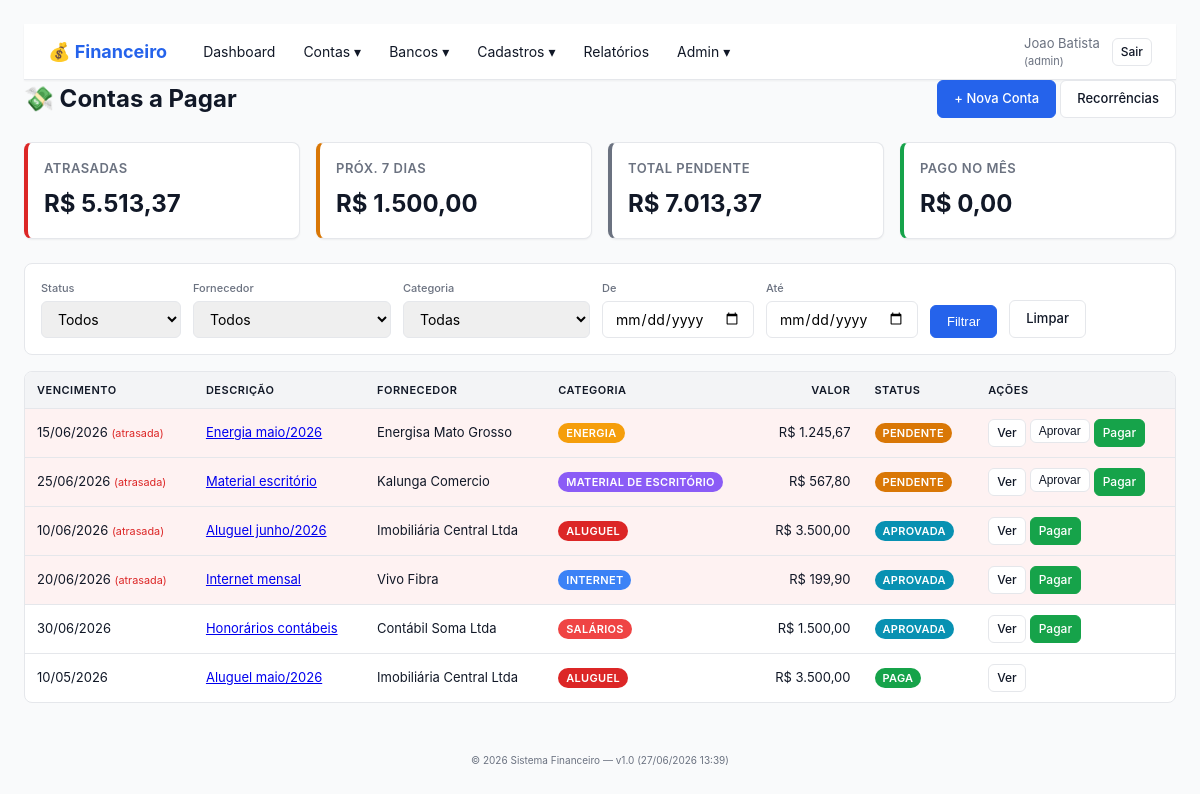
Page /contas_pagar.php (signed in) on the committed database.
### tables this page shows
CREATE TABLE contas_pagar (
    id INT(11) NOT NULL AUTO_INCREMENT,
    empresa_id INT(11) NOT NULL,
    fornecedor_id INT(11) NOT NULL,
    categoria_id INT(11) NOT NULL,
    descricao VARCHAR(255) NOT NULL,
    numero_documento VARCHAR(100),
    valor DECIMAL(15,2) NOT NULL,
    data_emissao DATE NOT NULL,
    data_vencimento DATE NOT NULL,
    data_pagamento DATE NULL,
    valor_pago DECIMAL(15,2) NULL,
    forma_pagamento ENUM('boleto','pix','transferencia','dinheiro','cartao','cheque','outros') DEFAULT 'boleto',
    conta_bancaria_id INT(11) NULL COMMENT 'Conta de onde saiu o dinheiro (quando paga)',
    status ENUM('pendente','aprovada','paga','cancelada') NOT NULL DEFAULT 'pendente',
    parcelas INT(11) DEFAULT 1 COMMENT '1 = a vista, >1 = parcelado',
    parcela_atual INT(11) DEFAULT 1,
    conta_pai_id INT(11) NULL COMMENT 'ID da conta original quando for parcela',
    observacoes TEXT,
    usuario_criacao_id INT(11) NOT NULL,
    usuario_aprovacao_id INT(11) NULL,
    usuario_pagamento_id INT(11) NULL,
    data_aprovacao DATETIME NULL,
    data_criacao TIMESTAMP DEFAULT CURRENT_TIMESTAMP,
    PRIMARY KEY (id),
    INDEX idx_empresa (empresa_id),
    INDEX idx_fornecedor (fornecedor_id),
    INDEX idx_categoria (categoria_id),
    INDEX idx_vencimento (data_vencimento),
    INDEX idx_status (status),
    INDEX idx_conta_pai (conta_pai_id),
    INDEX idx_conta_bancaria (conta_bancaria_id),
    FOREIGN KEY (empresa_id) REFERENCES empresas(id) ON DELETE CASCADE,
    FOREIGN KEY (fornecedor_id) REFERENCES fornecedores(id) ON DELETE RESTRICT,
    FOREIGN KEY (categoria_id) REFERENCES categorias(id) ON DELETE RESTRICT,
    FOREIGN KEY (conta_bancaria_id) REFERENCES contas_bancarias(id) ON DELETE SET NULL,
    FOREIGN KEY (conta_pai_id) REFERENCES contas_pagar(id) ON DELETE CASCADE
);

CREATE TABLE fornecedores (
    id INT(11) NOT NULL AUTO_INCREMENT,
    empresa_id INT(11) NOT NULL,
    razao_social VARCHAR(200) NOT NULL,
    nome_fantasia VARCHAR(100),
    cnpj VARCHAR(20),
    inscricao_estadual VARCHAR(20),
    endereco VARCHAR(255),
    cidade VARCHAR(100),
    uf CHAR(2),
    cep VARCHAR(10),
    telefone VARCHAR(20),
    email VARCHAR(150),
    contato VARCHAR(100),
    observacoes TEXT,
    ativo TINYINT(1) DEFAULT 1,
    data_criacao TIMESTAMP DEFAULT CURRENT_TIMESTAMP,
    PRIMARY KEY (id),
    INDEX idx_empresa (empresa_id),
    INDEX idx_razao_social (razao_social),
    INDEX idx_cnpj (cnpj),
    INDEX idx_ativo (ativo),
    FOREIGN KEY (empresa_id) REFERENCES empresas(id) ON DELETE CASCADE
);

CREATE TABLE categorias (
    id INT(11) NOT NULL AUTO_INCREMENT,
    empresa_id INT(11) NOT NULL,
    nome VARCHAR(100) NOT NULL,
    tipo ENUM('despesa','receita','ambos') DEFAULT 'despesa',
    cor VARCHAR(7) DEFAULT '#6c757d' COMMENT 'Cor em hex (#RRGGBB)',
    descricao VARCHAR(255),
    ativo TINYINT(1) DEFAULT 1,
    data_criacao TIMESTAMP DEFAULT CURRENT_TIMESTAMP,
    PRIMARY KEY (id),
    INDEX idx_empresa (empresa_id),
    INDEX idx_nome (nome),
    INDEX idx_tipo (tipo),
    FOREIGN KEY (empresa_id) REFERENCES empresas(id) ON DELETE CASCADE
);

### src/lib/Helper.php (called while the page is built, shortened)
<?php
function layout(string $titulo, string $view, array $vars = []): void
{
    extract($vars, EXTR_SKIP);
    require FINANCEIRO_SRC . '/views/layout/header.php';
    require FINANCEIRO_SRC . '/views/layout/navbar.php';
    require FINANCEIRO_SRC . '/views/' . $view;
    require FINANCEIRO_SRC . '/views/layout/footer.php';
}
function dataIsoParaBr(?string $data): ?string
{
    $partes = explode('-', $data);
    return $partes[2] . '/' . $partes[1] . '/' . $partes[0];
}

### src/controllers/ContasPagarController.php (called while the page is built, shortened)
<?php
final class ContasPagarController
{
    public function index(): void
    {
        $empresaId = Auth::user()['empresa_id'];
        $status       = $_GET['status']       ?? '';
        $fornecedorId = (int)($_GET['fornecedor_id'] ?? 0);
        $categoriaId  = (int)($_GET['categoria_id']  ?? 0);
        $dataInicio   = $_GET['data_inicio']   ?? '';
        $dataFim      = $_GET['data_fim']      ?? '';
        $sql = '
            SELECT cp.*,
                   f.razao_social AS fornecedor_nome,
                   cat.nome AS categoria_nome,
                   cat.cor AS categoria_cor,
                   cb.descricao AS conta_bancaria_descricao,
                   u.nome AS usuario_criacao_nome
            FROM contas_pagar cp
            JOIN fornecedores f ON f.id = cp.fornecedor_id
            JOIN categorias cat ON cat.id = cp.categoria_id
            LEFT JOIN contas_bancarias cb ON cb.id = cp.conta_bancaria_id
            JOIN usuarios u ON u.id = cp.usuario_criacao_id
            WHERE cp.empresa_id = ?
        ';
        $params = [$empresaId];
        $sql .= ' ORDER BY cp.status, cp.data_vencimento ASC';
        $db = Database::getConnection();
        $stmt = $db->prepare($sql);
        $stmt->execute($params);
        $contas = $stmt->fetchAll();
        $fornecedores = $this->listarFornecedores($empresaId);
        $categorias   = $this->listarCategorias($empresaId);
        $resumo       = $this->calcularResumo($empresaId);
        layout('Contas a Pagar', 'contas_pagar/index.php', [
            'contas'        => $contas,
            'fornecedores'  => $fornecedores,
            'categorias'    => $categorias,
            'resumo'        => $resumo,
            'filtros'       => [
                'status'       => $status,
                'fornecedor_id'=> $fornecedorId,
                'categoria_id' => $categoriaId,
                'data_inicio'  => $dataInicio,
                'data_fim'     => $dataFim,
            ],
        ]);
    }
    private function listarFornecedores(int $empresaId): array
    {
        $db = Database::getConnection();
        $stmt = $db->prepare('SELECT id, razao_social, cnpj FROM fornecedores WHERE empresa_id = ? AND ativo = 1 ORDER BY razao_social');
        $stmt->execute([$empresaId]);
        return $stmt->fetchAll();
    }
    private function listarCategorias(int $empresaId): array
    {
        $db = Database::getConnection();
        $stmt = $db->prepare('SELECT id, nome, cor FROM categorias WHERE empresa_id = ? AND ativo = 1 AND tipo IN ("despesa", "ambos") ORDER BY nome');
        $stmt->execute([$empresaId]);
        return $stmt->fetchAll();
    }
    private function calcularResumo(int $empresaId): array
    {
        $db = Database::getConnection();
        $hoje = date('Y-m-d');
        $semana = date('Y-m-d', strtotime('+7 days'));
        $stmt = $db->prepare('
            SELECT
                SUM(CASE WHEN status IN ("pendente","aprovada") AND data_vencimento < ? THEN valor ELSE 0 END) AS atrasadas,
                SUM(CASE WHEN status IN ("pendente","aprovada") AND data_vencimento BETWEEN ? AND ? THEN valor ELSE 0 END) AS proximos_7_dias,
                SUM(CASE WHEN status IN ("pendente","aprovada") THEN valor ELSE 0 END) AS total_pendente,
                SUM(CASE WHEN status = "paga" AND MONTH(data_pagamento) = MONTH(?) AND YEAR(data_pagamento) = YEAR(?) THEN valor_pago ELSE 0 END) AS pago_mes
            FROM contas_pagar
            WHERE empresa_id = ?
        ');
        $stmt->execute([$hoje, $hoje, $semana, $hoje, $hoje, $empresaId]);
        return $stmt->fetch();
    }
}

### public/contas_pagar.php (called while the page is built, shortened)
<?php
(new ContasPagarController)->index();

### src/lib/Auth.php (called while the page is built, shortened)
<?php
final class Auth
{
    public static function perfilAtual(): string
    {
        foreach ($_SESSION['empresas'] as $emp) {
            if ((int)$emp['empresa_id'] === (int)$_SESSION['empresa_id']) {
                return $emp['perfil_na_empresa'];
            }
        }
        return '';
    }
    public static function isLogged(): bool
    {
        return isset($_SESSION['usuario_id']) && isset($_SESSION['empresa_id']);
    }
}

### src/lib/Permissao.php (called while the page is built, shortened)
<?php
final class Permissao
{
    public static function tem(string $capability): bool
    {
        $perfil = Auth::perfilAtual();
        return in_array($capability, self::CAPS[$perfil] ?? [], true);
    }
}

### src/views/contas_pagar/index.php (the view, shortened to what this page needs)
<div class="page-header">
    <h1>💸 Contas a Pagar</h1>
    <div>
        <a href="conta_form.php" class="btn btn-primary">+ Nova Conta</a>
        <a href="recorrencia_pagar.php" class="btn">Recorrências</a>
    </div>
</div>
<div class="cards-grid">
    <div class="card card-danger">
        <div class="card-title">Atrasadas</div>
        <div class="card-value">R$ <?= number_format((float)($resumo['atrasadas'] ?? 0), 2, ',', '.') ?></div>
    </div>
    <div class="card card-warning">
        <div class="card-title">Próx. 7 dias</div>
        <div class="card-value">R$ <?= number_format((float)($resumo['proximos_7_dias'] ?? 0), 2, ',', '.') ?></div>
    </div>
    <div class="card card-secondary">
        <div class="card-title">Total Pendente</div>
        <div class="card-value">R$ <?= number_format((float)($resumo['total_pendente'] ?? 0), 2, ',', '.') ?></div>
    </div>
    <div class="card card-success">
        <div class="card-title">Pago no Mês</div>
        <div class="card-value">R$ <?= number_format((float)($resumo['pago_mes'] ?? 0), 2, ',', '.') ?></div>
    </div>
</div>
<form method="get" class="filters-bar">
    <div class="form-group">
        <label>Status</label>
        <select name="status">
            <option value="">Todos</option>
        </select>
    </div>
    <div class="form-group">
        <label>Fornecedor</label>
        <select name="fornecedor_id">
            <option value="0">Todos</option>
        </select>
    </div>
    <div class="form-group">
        <label>Categoria</label>
        <select name="categoria_id">
            <option value="0">Todas</option>
        </select>
    </div>
    <div class="form-group">
        <label>De</label>
        <input type="date" name="data_inicio" value="<?= htmlspecialchars($filtros['data_inicio']) ?>">
    </div>
    <div class="form-group">
        <label>Até</label>
        <input type="date" name="data_fim" value="<?= htmlspecialchars($filtros['data_fim']) ?>">
    </div>
    <button type="submit" class="btn btn-primary">Filtrar</button>
    <a href="contas_pagar.php" class="btn">Limpar</a>
</form>
<table class="table">
    <thead>
        <tr>
            <th>Vencimento</th>
            <th>Descrição</th>
            <th>Fornecedor</th>
            <th>Categoria</th>
            <th class="text-right">Valor</th>
            <th>Status</th>
            <th>Ações</th>
        </tr>
    </thead>
    <tbody>
        <?php if (empty($contas)): ?>
            <tr><td colspan="7" class="muted center">Nenhuma conta encontrada.</td></tr>
        <?php else:
            $hoje = date('Y-m-d');
            foreach ($contas as $c):
                $atrasada = in_array($c['status'], ['pendente', 'aprovada'], true) && $c['data_vencimento'] < $hoje;
                $statusBadge = [
                    'pendente'  => 'warning',
                    'aprovada'  => 'info',
                    'paga'      => 'success',
                    'cancelada' => 'secondary',
                ];
        ?>
            <tr class="<?= $atrasada ? 'row-danger' : '' ?>">
                <td>
                    <?= dataIsoParaBr($c['data_vencimento']) ?>
                    <?php if ($atrasada): ?>
                        <small class="text-danger">(atrasada)</small>
                    <?php endif; ?>
                </td>
                <td>
                    <a href="conta_detalhe.php?id=<?= (int)$c['id'] ?>"><?= htmlspecialchars($c['descricao']) ?></a>
                </td>
                <td><?= htmlspecialchars($c['fornecedor_nome']) ?></td>
                <td>
                    <span class="badge" style="background: <?= htmlspecialchars($c['categoria_cor']) ?>; color: #fff;">
                        <?= htmlspecialchars($c['categoria_nome']) ?>
                    </span>
                </td>
                <td class="text-right">R$ <?= number_format((float)$c['valor'], 2, ',', '.') ?></td>
                <td>
                    <span class="badge badge-<?= $statusBadge[$c['status']] ?? 'secondary' ?>">
                        <?= htmlspecialchars($c['status']) ?>
                    </span>
                </td>
                <td class="actions">
                    <a href="conta_detalhe.php?id=<?= (int)$c['id'] ?>" class="btn btn-sm">Ver</a>
                    <?php if ($c['status'] === 'pendente' && Permissao::tem('aprovar')): ?>
                        <form method="post" action="conta_acao.php" style="display:inline">
                            <button type="submit" class="btn btn-sm">Aprovar</button>
                        </form>
                    <?php endif; ?>
                    <?php if (in_array($c['status'], ['pendente', 'aprovada'], true) && Permissao::tem('pagar')): ?>
                        <a href="conta_form.php?id=<?= (int)$c['id'] ?>#pagar" class="btn btn-sm btn-success">Pagar</a>
                    <?php endif; ?>
                </td>
            </tr>
        <?php endforeach; endif; ?>
    </tbody>
</table>

### rows in the picture
contas_pagar: data_vencimento "15/06/2026", shows "(atrasada)", descricao "Energia maio/2026", fornecedor.razao_social "Energisa Mato Grosso", categoria.nome "ENERGIA", valor "1.245,67", status "PENDENTE"
contas_pagar: data_vencimento "25/06/2026", shows "(atrasada)", descricao "Material escritório", fornecedor.razao_social "Kalunga Comercio", categoria.nome "MATERIAL DE ESCRITÓRIO", valor "567,80", status "PENDENTE"
contas_pagar: data_vencimento "10/06/2026", shows "(atrasada)", descricao "Aluguel junho/2026", fornecedor.razao_social "Imobiliária Central Ltda", categoria.nome "ALUGUEL", valor "3.500,00", status "APROVADA"
contas_pagar: data_vencimento "20/06/2026", shows "(atrasada)", descricao "Internet mensal", fornecedor.razao_social "Vivo Fibra", categoria.nome "INTERNET", valor "199,90", status "APROVADA"
contas_pagar: data_vencimento "30/06/2026", descricao "Honorários contábeis", fornecedor.razao_social "Contábil Soma Ltda", categoria.nome "SALÁRIOS", valor "1.500,00", status "APROVADA"
contas_pagar: data_vencimento "10/05/2026", descricao "Aluguel maio/2026", fornecedor.razao_social "Imobiliária Central Ltda", categoria.nome "ALUGUEL", valor "3.500,00", status "PAGA"

### other values in the picture
$usuario['nome'] "Joao Batista"
$perfil "admin"
$resumo['atrasadas'] "5.513,37"
$resumo['proximos_7_dias'] "1.500,00"
$resumo['total_pendente'] "7.013,37"
$resumo['pago_mes'] "0,00"
